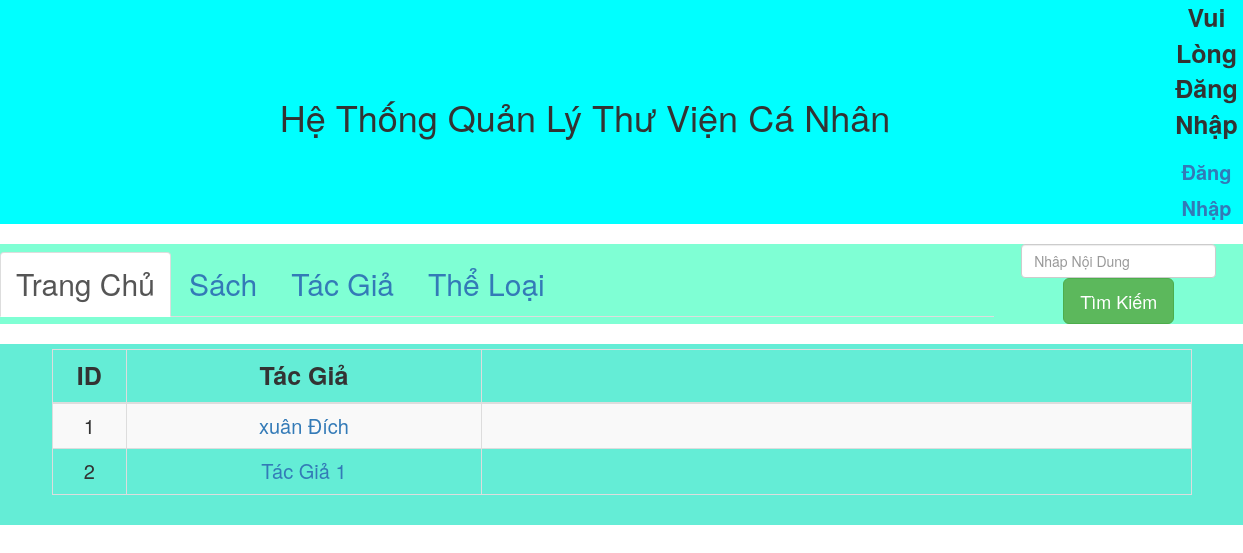
/author/, run on an earlier commit of the app's database.
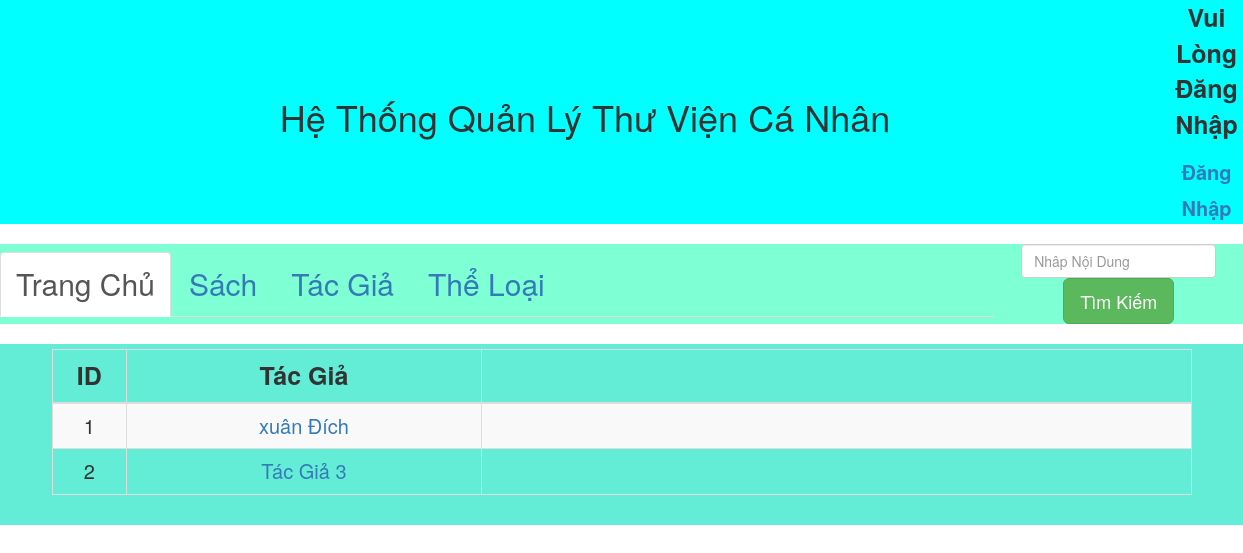
And on a later commit of the database.
### catalog/models.py (models this page shows)
class Author(models.Model):
    id = models.AutoField(primary_key=True)
    name = models.CharField(max_length=32)

### catalog/views.py (the view)
# urls.py: path('author/', views.author),
def author(request):
    author_list = models.Author.objects.all()
    return render(request, "author/author.html", {"author_list": author_list})

### templates/author/author.html (shortened to what this page needs)
{% extends "base.html" %}
{% block content %}
<div class="container" style="padding-bottom: 5px;">
</div>
<div class="container">
    <table class="table table-striped table-hover table-bordered">
        <thead>
            <tr>
                <th Style="width:20px;">ID</th>
                <th Style="width:200px;">Tác Giả</th>
                <th Style="width:400px;" class="last">
                </th>
            </tr>
        </thead>
        <tbody>
            {% for author in author_list %}
            <tr>
                <td>{{ forloop.counter }}</td>
                <td>
                    <a href="/author_book/{{ author.pk }}">{{ author.name }}</a>
                </td>
                <td>
                </td>
            </tr>
            {% endfor %}
        </tbody>
    </table>
</div>
{% endblock %}

What changed in the data, as far as the page shows it:
changed Author: name "Tác Giả 1" → "Tác Giả 3"
